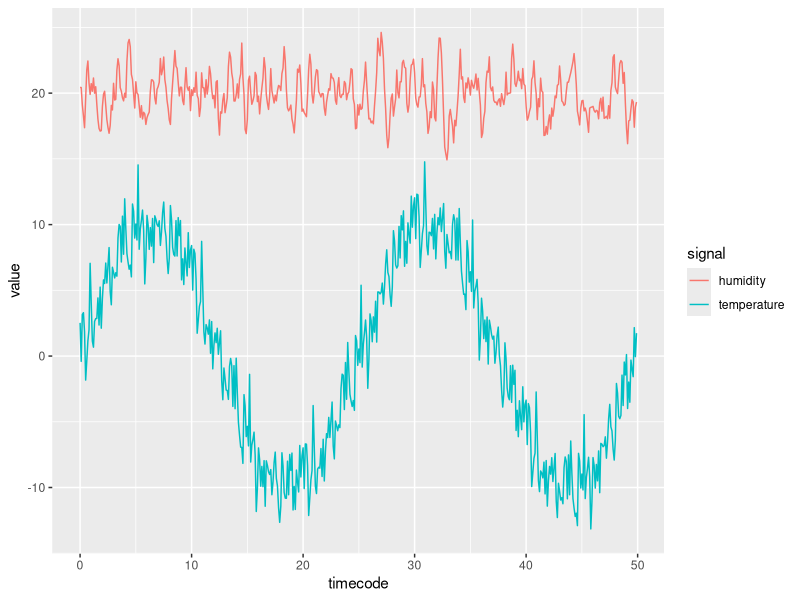
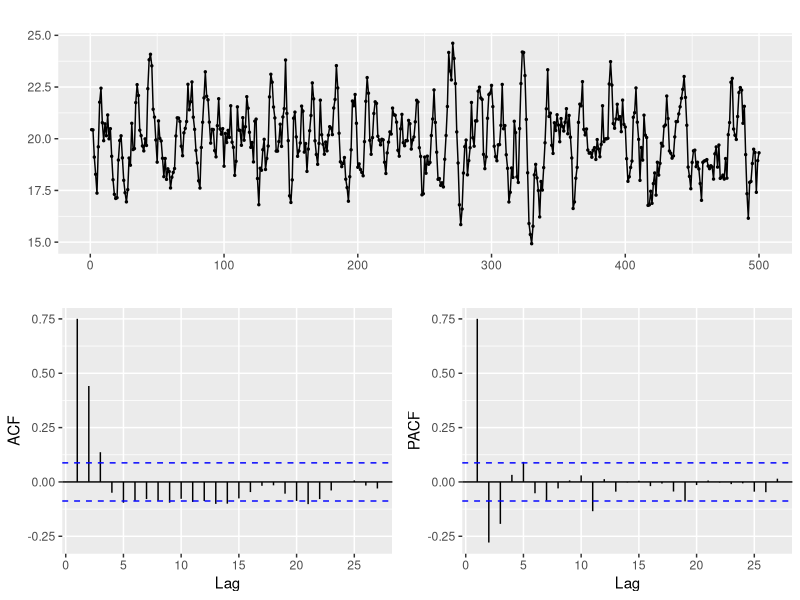

Source code (R) for these figures, in order:
## ---- chunk 1
library(tidyverse)
library(readr)
## ---- chunk 2
#| echo: false
set.seed(0)
N <- 500
dt <- 0.1
T <- N*dt
f <- 2*pi/T *2
d <- 0 # diff order
df <- tibble(
  id = 1:N,
  timecode = (id-1)*dt,
  sensor.temperature = 10*sin(timecode*f) + rnorm(100, 0, 2),
  sensor.humidity = NA
)
df$sensor.humidity <- list(
  ar = c(0.7, -0.4),
  ma = c(0.2, 0.5, 0.2, 0.1),
  order = c(2, d, 4)
) %>% arima.sim(N-d) + 20

df %>% 
  select(-timecode) %>% 
  write_csv("example.csv")

## ---- chunk 3
#| echo: false
#| message: false
#| warning: false
#| fig-width: 8
#| fig-height: 3
#| dev: png
df %>%
  pivot_longer(cols = starts_with("sensor")) %>%
  mutate(name = str_remove(name, "sensor.")) %>%
  ggplot(aes(x=timecode, y=value, color=name)) + 
  geom_line() + 
  labs(color="signal") 
## ---- chunk 4
#| echo: false
#| message: false
#| warning: false
#| fig-width: 8
#| fig-height: 3
#| dev: png
forecast::ggtsdisplay(df$sensor.humidity)
